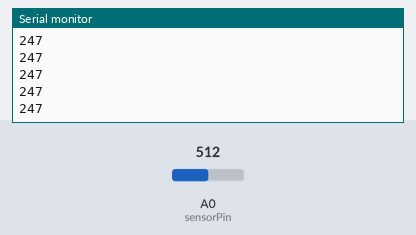
Bench run of a sketch on a simulated Arduino Uno, built with avr-gcc and run on an emulated ATmega328P. On the bench: the last lines printed to the serial monitor. The test bench sets the inputs (shaded band); at power-on: A0 (sensorPin) = 512.

Above: at 1.2 s.
1.3 s: A0 (sensorPin) set to 716
At 1.31 s:
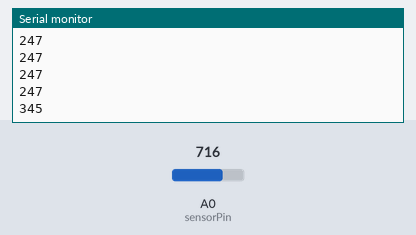
2.8 s: A0 (sensorPin) set to 900
At 2.81 s:
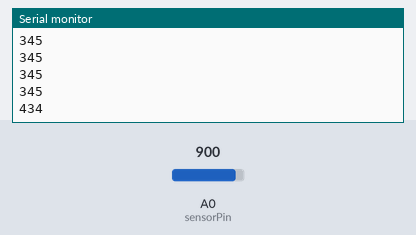
Timing chart, 0 to 5.8 s (numbered marks = the images above; inputs shaded):
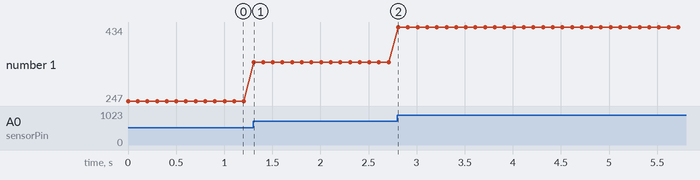

Measured:
- after the input at 1.3 s, the serial monitor: prints a new line at once (image 1)
- after the input at 2.8 s, the serial monitor: prints a new line at once (image 2)
- plotted number 1: 247 → 345 after the input at 1.3 s, 345 → 434 after the input at 2.8 s

The sketch:

temp_sensor_analog_input.ino
```cpp
int sensorPin = A0;   // select the input pin for the potentiometer
int sensorValue = 0;  // variable to store the value coming from the sensor
int intercept = -0.44013;
float slope = 0.48252;
int temperature = 0.97875;

void setup() {
  Serial.begin(9600);
}

void loop() {
  sensorValue = analogRead(sensorPin);
  temperature = sensorValue*slope+intercept;
  Serial.println(temperature);
  delay(100);
}
```
